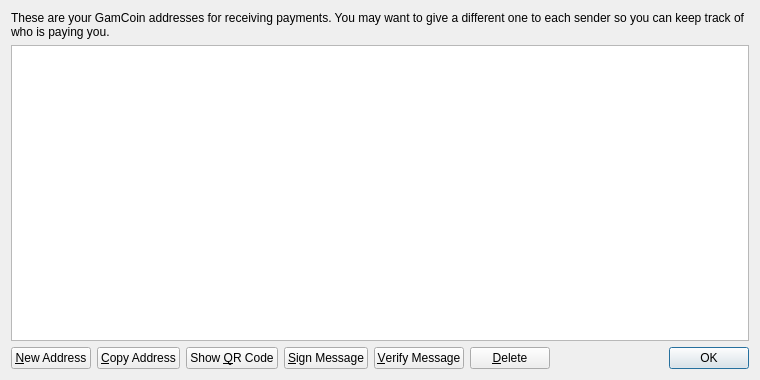
<?xml version="1.0" encoding="UTF-8"?>
<ui version="4.0">
 <class>AddressBookPage</class>
 <widget class="QWidget" name="AddressBookPage">
  <property name="geometry">
   <rect>
    <x>0</x>
    <y>0</y>
    <width>760</width>
    <height>380</height>
   </rect>
  </property>
  <property name="windowTitle">
   <string>Address Book</string>
  </property>
  <layout class="QVBoxLayout" name="verticalLayout">
   <item>
    <widget class="QLabel" name="labelExplanation">
     <property name="text">
      <string>These are your GamCoin addresses for receiving payments. You may want to give a different one to each sender so you can keep track of who is paying you.</string>
     </property>
     <property name="textFormat">
      <enum>Qt::PlainText</enum>
     </property>
     <property name="wordWrap">
      <bool>true</bool>
     </property>
    </widget>
   </item>
   <item>
    <widget class="QTableView" name="tableView">
     <property name="contextMenuPolicy">
      <enum>Qt::CustomContextMenu</enum>
     </property>
     <property name="toolTip">
      <string>Double-click to edit address or label</string>
     </property>
     <property name="tabKeyNavigation">
      <bool>false</bool>
     </property>
     <property name="alternatingRowColors">
      <bool>true</bool>
     </property>
     <property name="selectionMode">
      <enum>QAbstractItemView::SingleSelection</enum>
     </property>
     <property name="selectionBehavior">
      <enum>QAbstractItemView::SelectRows</enum>
     </property>
     <property name="sortingEnabled">
      <bool>true</bool>
     </property>
     <attribute name="verticalHeaderVisible">
      <bool>false</bool>
     </attribute>
    </widget>
   </item>
   <item>
    <layout class="QHBoxLayout" name="horizontalLayout">
     <item>
      <widget class="QPushButton" name="newAddressButton">
       <property name="toolTip">
        <string>Create a new address</string>
       </property>
       <property name="text">
        <string>&amp;New Address</string>
       </property>
       <property name="icon">
        <iconset resource="../bitcoin.qrc">
         <normaloff>:/icons/add</normaloff>:/icons/add</iconset>
       </property>
      </widget>
     </item>
     <item>
      <widget class="QPushButton" name="copyToClipboard">
       <property name="toolTip">
        <string>Copy the currently selected address to the system clipboard</string>
       </property>
       <property name="text">
        <string>&amp;Copy Address</string>
       </property>
       <property name="icon">
        <iconset resource="../bitcoin.qrc">
         <normaloff>:/icons/editcopy</normaloff>:/icons/editcopy</iconset>
       </property>
      </widget>
     </item>
     <item>
      <widget class="QPushButton" name="showQRCode">
       <property name="text">
        <string>Show &amp;QR Code</string>
       </property>
       <property name="icon">
        <iconset resource="../bitcoin.qrc">
         <normaloff>:/icons/qrcode</normaloff>:/icons/qrcode</iconset>
       </property>
      </widget>
     </item>
     <item>
      <widget class="QPushButton" name="signMessage">
       <property name="toolTip">
        <string>Sign a message to prove you own a Bitcoin address</string>
       </property>
       <property name="text">
        <string>&amp;Sign Message</string>
       </property>
       <property name="icon">
        <iconset resource="../bitcoin.qrc">
         <normaloff>:/icons/edit</normaloff>:/icons/edit</iconset>
       </property>
      </widget>
     </item>
     <item>
      <widget class="QPushButton" name="verifyMessage">
       <property name="toolTip">
        <string>Verify a message to ensure it was signed with a specified Bitcoin address</string>
       </property>
       <property name="text">
        <string>&amp;Verify Message</string>
       </property>
       <property name="icon">
        <iconset resource="../bitcoin.qrc">
         <normaloff>:/icons/transaction_0</normaloff>:/icons/transaction_0</iconset>
       </property>
      </widget>
     </item>
     <item>
      <widget class="QPushButton" name="deleteButton">
       <property name="toolTip">
        <string>Delete the currently selected address from the list. Only sending addresses can be deleted.</string>
       </property>
       <property name="text">
        <string>&amp;Delete</string>
       </property>
       <property name="icon">
        <iconset resource="../bitcoin.qrc">
         <normaloff>:/icons/remove</normaloff>:/icons/remove</iconset>
       </property>
      </widget>
     </item>
     <item>
      <spacer name="horizontalSpacer">
       <property name="orientation">
        <enum>Qt::Horizontal</enum>
       </property>
       <property name="sizeHint" stdset="0">
        <size>
         <width>40</width>
         <height>20</height>
        </size>
       </property>
      </spacer>
     </item>
     <item>
      <widget class="QDialogButtonBox" name="buttonBox">
       <property name="sizePolicy">
        <sizepolicy hsizetype="Maximum" vsizetype="Fixed">
         <horstretch>0</horstretch>
         <verstretch>0</verstretch>
        </sizepolicy>
       </property>
       <property name="standardButtons">
        <set>QDialogButtonBox::Ok</set>
       </property>
      </widget>
     </item>
    </layout>
   </item>
  </layout>
 </widget>
 <resources>
  <include location="../bitcoin.qrc"/>
 </resources>
 <connections/>
</ui>
